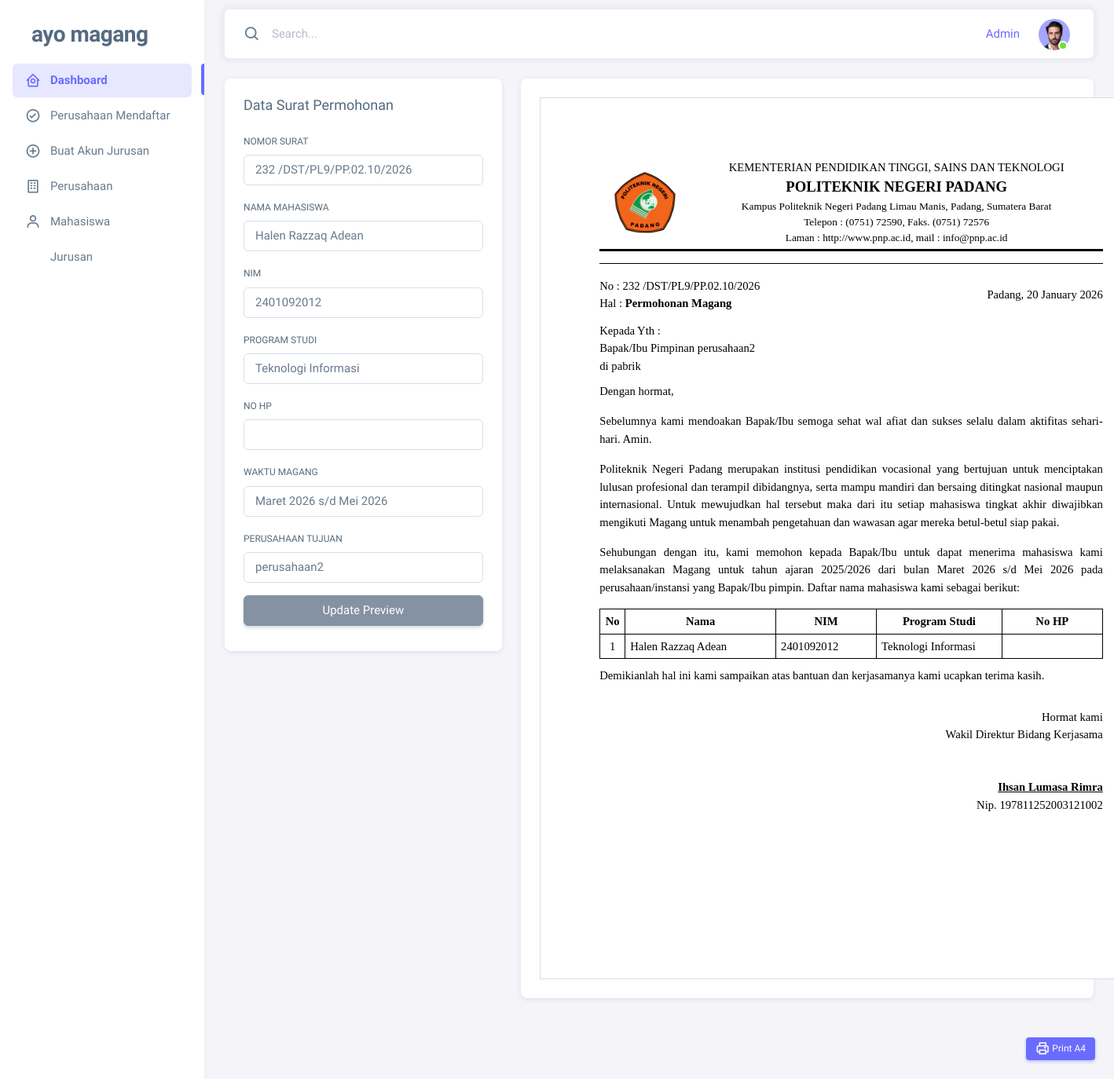
Screenshot of /admin/buat_surat_pengantar.php?id=18 (signed in) with the database file from the repository.
### tables this page shows
CREATE TABLE `pengajuan_magang` (
  `id` int(11) NOT NULL,
  `mahasiswa_id` int(11) NOT NULL,
  `perusahaan_id` int(11) NOT NULL,
  `status` enum('pengajuan','permohonan','diterima','ditolak') DEFAULT 'pengajuan',
  `tanggal_pengajuan` timestamp NOT NULL DEFAULT current_timestamp()
);

CREATE TABLE `mahasiswa` (
  `id` int(11) NOT NULL,
  `user_id` int(11) NOT NULL,
  `nama` varchar(100) NOT NULL,
  `jurusan_id` int(11) NOT NULL,
  `nim` varchar(20) NOT NULL,
  `alamat` text DEFAULT NULL,
  `telp` varchar(16) NOT NULL,
  `status_verifikasi` enum('pending','approved') DEFAULT 'pending'
);

CREATE TABLE `jurusan` (
  `id` int(11) NOT NULL,
  `user_id` int(11) NOT NULL,
  `nama` varchar(100) NOT NULL,
  `fakultas` varchar(100) NOT NULL
);

CREATE TABLE `perusahaan` (
  `id` int(11) NOT NULL,
  `user_id` int(11) NOT NULL,
  `nama` varchar(100) NOT NULL,
  `NPWP` varchar(15) NOT NULL,
  `tahun_berdiri` varchar(4) NOT NULL,
  `alamat` text DEFAULT NULL,
  `telp` varchar(12) NOT NULL,
  `kode_pos` varchar(5) NOT NULL,
  `deskripsi` text DEFAULT NULL,
  `status` enum('pending','approved') DEFAULT 'approved'
);

### admin/buat_surat_pengantar.php (the view, shortened to what the rows shown need)
<?php
include '../koneksi/config.php';
$id_pengajuan = isset($_GET['id']) ? (int) $_GET['id'] : 0;
$sql = "
    SELECT
        pm.id,
        pm.mahasiswa_id,
        pm.perusahaan_id,
        pm.tanggal_pengajuan,
        m.nama         AS nama_mhs,
        m.nim,
        j.nama         AS prodi,
        p.nama         AS nama_perusahaan,
        p.alamat       AS alamat_perusahaan,
        m.telp         AS no_hp
    FROM pengajuan_magang pm
    JOIN mahasiswa m ON pm.mahasiswa_id = m.id
    JOIN perusahaan p ON pm.perusahaan_id = p.id
    JOIN jurusan j    ON m.jurusan_id = j.id
    WHERE pm.id = :id
    LIMIT 1
";
$stmt = $pdo->prepare($sql);
$stmt->execute(['id' => $id_pengajuan]);
$data = $stmt->fetch(PDO::FETCH_ASSOC);
$default_waktu_pkl   = 'Maret 2026 s/d Mei 2026';
$nama_mhs   = $_POST['nama_mhs']   ?? ($data['nama_mhs'] ?? '');
$nim        = $_POST['nim']        ?? ($data['nim'] ?? '');
$prodi      = $_POST['prodi']      ?? ($data['prodi'] ?? '');
$waktu_pkl  = $_POST['waktu_pkl']  ?? $default_waktu_pkl;
$perusahaan = $_POST['perusahaan'] ?? ($data['nama_perusahaan'] ?? '');
$alamat_perusahaan = $data['alamat_perusahaan'] ?? 'Padang';
$no_hp      = $_POST['no_hp']      ?? ($data['no_hp'] ?? '08xxxxxxxxxx');
?>
<!DOCTYPE html>
<html
    lang="en"
    class="light-style layout-menu-fixed"
    dir="ltr"
    data-theme="theme-default"
    data-assets-path="../assets/"
    data-template="vertical-menu-template-free">
<head>
    <link rel="stylesheet" href="../assets/vendor/fonts/boxicons.css" />
    <link rel="stylesheet" href="../assets/vendor/css/core.css" class="template-customizer-core-css" />
    <link rel="stylesheet" href="../assets/vendor/css/theme-default.css" class="template-customizer-theme-css" />
    <link rel="stylesheet" href="../assets/css/demo.css" />
    <link rel="stylesheet" href="../assets/vendor/libs/perfect-scrollbar/perfect-scrollbar.css" />
    <link rel="stylesheet" href="../assets/vendor/libs/apex-charts/apex-charts.css" />
</head>
<body>
    <div class="layout-wrapper layout-content-navbar">
        <div class="layout-container">
            <div class="layout-page">
                <div class="content-wrapper">
                    <div class="container-xxl flex-grow-1 container-p-y">
                        <div class="row g-4">
                            <div class="col-lg-4">
                                <div class="card">
                                    <div class="card-body">
                                        <form method="post" id="formSurat">
                                            <div class="mb-3">
                                                <label class="form-label">Nama Mahasiswa</label>
                                                <input type="text" name="nama_mhs" class="form-control"
                                                    value="<?= htmlspecialchars($nama_mhs) ?>">
                                            </div>
                                            <div class="mb-3">
                                                <label class="form-label">NIM</label>
                                                <input type="text" name="nim" class="form-control"
                                                    value="<?= htmlspecialchars($nim) ?>">
                                            </div>
                                            <div class="mb-3">
                                                <label class="form-label">Program Studi</label>
                                                <input type="text" name="prodi" class="form-control"
                                                    value="<?= htmlspecialchars($prodi) ?>">
                                            </div>
                                            <div class="mb-3">
                                                <label class="form-label">Perusahaan Tujuan</label>
                                                <input type="text" name="perusahaan" class="form-control"
                                                    value="<?= htmlspecialchars($perusahaan) ?>">
                                            </div>
                                        </form>
                                    </div>
                                </div>
                            </div>
                            <div class="col-lg-8">
                                <div class="card">
                                    <div class="card-body">
                                        <div id="area-print">
                                            <table class="kop-table">
                                                <tr>
                                                </tr>
                                            </table>
                                            <div class="line-bold"></div>
                                            <div class="line-thin"></div>
                                            <table class="table-info-surat" style="width:100%; margin-bottom:10px;">
                                                <tr>
                                                </tr>
                                            </table>
                                            <p class="text-11" style="margin-bottom:0;">
                                                Kepada Yth :
                                            </p>
                                            <p class="text-11" style="margin-bottom:0;">
                                                Bapak/Ibu Pimpinan <?= htmlspecialchars($perusahaan) ?>
                                            </p>
                                            <p class="text-11" style="margin-bottom:10px;">
                                                di <?= htmlspecialchars($alamat_perusahaan) ?>
                                            </p>
                                            <p class="text-justify">
                                                Dengan hormat,
                                            </p>
                                            <p class="text-justify">
                                                Sebelumnya kami mendoakan Bapak/Ibu semoga sehat wal afiat dan sukses selalu
                                                dalam aktifitas sehari-hari. Amin.
                                            </p>
                                            <p class="text-justify">
                                                Politeknik Negeri Padang merupakan institusi pendidikan vocasional yang bertujuan
                                                untuk menciptakan lulusan profesional dan terampil dibidangnya, serta mampu mandiri
                                                dan bersaing ditingkat nasional maupun internasional. Untuk mewujudkan hal tersebut
                                                maka dari itu setiap mahasiswa tingkat akhir diwajibkan mengikuti Magang untuk
                                                menambah pengetahuan dan wawasan agar mereka betul-betul siap pakai.
                                            </p>
                                            <p class="text-justify">
                                                Sehubungan dengan itu, kami memohon kepada Bapak/Ibu untuk dapat menerima mahasiswa
                                                kami melaksanakan Magang untuk tahun ajaran 2025/2026 dari bulan
                                                <?= htmlspecialchars($waktu_pkl) ?> pada perusahaan/instansi yang Bapak/Ibu pimpin.
                                                Daftar nama mahasiswa kami sebagai berikut:
                                            </p>
                                            <table class="table-daftar" style="margin-top:5px; margin-bottom:10px;">
                                                <thead>
                                                    <tr>
                                                        <th style="width:5%;">No</th>
                                                        <th style="width:30%;">Nama</th>
                                                        <th style="width:20%;">NIM</th>
                                                        <th style="width:25%;">Program Studi</th>
                                                        <th style="width:20%;">No HP</th>
                                                    </tr>
                                                </thead>
                                                <tbody>
                                                    <tr>
                                                        <td style="text-align:center;">1</td>
                                                        <td><?= htmlspecialchars($nama_mhs) ?></td>
                                                        <td><?= htmlspecialchars($nim) ?></td>
                                                        <td><?= htmlspecialchars($prodi) ?></td>
                                                        <td><?= htmlspecialchars($no_hp) ?></td>
                                                    </tr>
                                                </tbody>
                                            </table>
                                            <p class="text-justify">
                                                Demikianlah hal ini kami sampaikan atas bantuan dan kerjasamanya kami ucapkan terima kasih.
                                            </p>
                                            <div style="margin-top:30px; text-align:right; font-size:11pt;">
                                                Hormat kami<br>
                                                Wakil Direktur Bidang Kerjasama<br><br><br>
                                                <span style="font-weight:bold; text-decoration:underline;">
                                                </span><br>
                                                Nip. 197811252003121002
                                            </div>
                                        </div>
                                    </div>
                                </div>
                            </div>
                        </div>
                    </div>
                </div>
            </div>
        </div>
    </div>
</body>
</html>

### rows the page displays
pengajuan_magang: nama_mhs "Halen Razzaq Adean", nim "2401092012", prodi "Teknologi Informasi", perusahaan "perusahaan2", perusahaan.nama "perusahaan2", perusahaan.alamat "pabrik", mahasiswa.nama "Halen Razzaq Adean", mahasiswa.nim "2401092012", jurusan.nama "Teknologi Informasi"

### other values shown
$nomor_surat "232 /DST/PL9/PP.02.10/2026"
$hal_surat "Permohonan Magang"
$waktu_pkl "Maret 2026 s/d Mei 2026"
